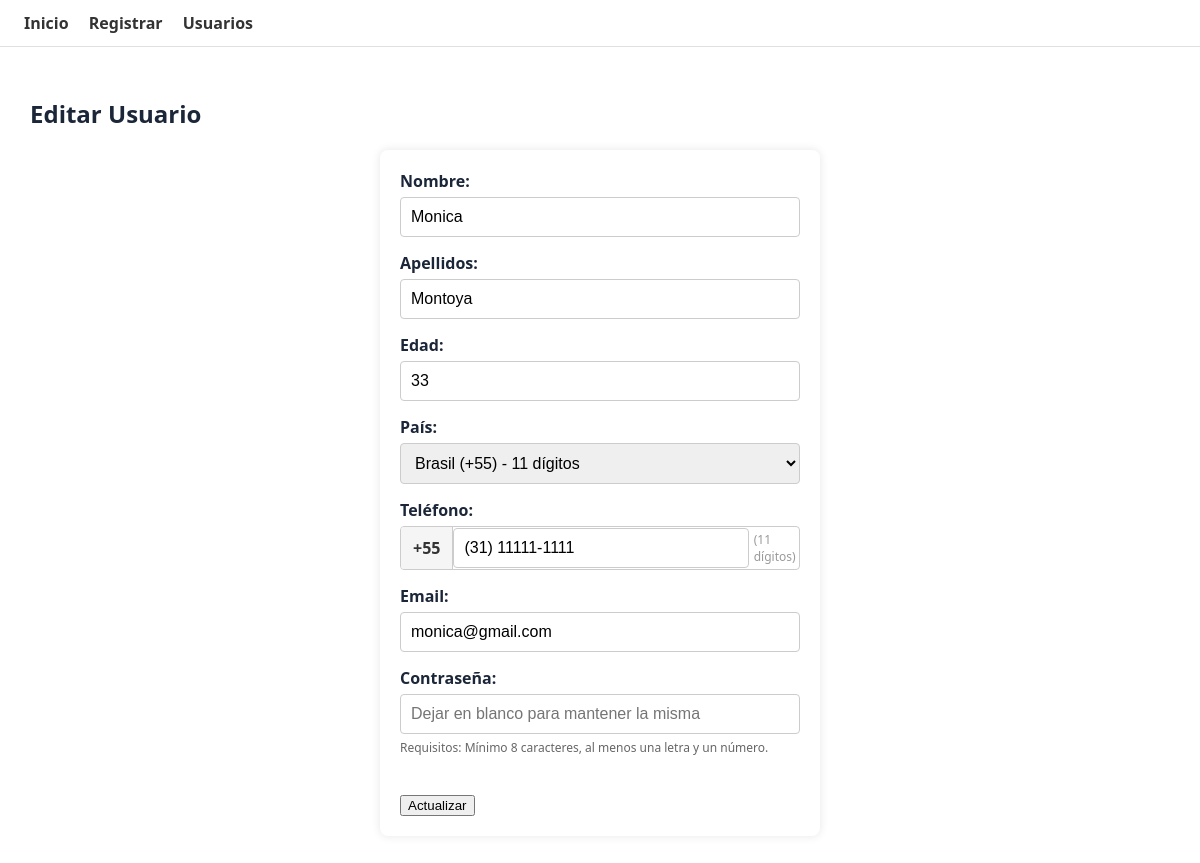
The app's page /editar/2 with its own data.
### app.py (models this page shows, shortened)
class Usuario(db.Model):
    id = db.Column(db.Integer, primary_key=True)
    email = db.Column(db.String(120), unique=True, nullable=False)
    nombre = db.Column(db.String(80), nullable=False)
    apellidos = db.Column(db.String(80), nullable=False)
    password = db.Column(db.String(200), nullable=False)
    telefono = db.Column(db.String(20), nullable=False)
    edad = db.Column(db.Integer, nullable=False)

### app.py (the view, shortened to what this page needs)
@app.route("/editar/<int:id>", methods=["GET", "POST"])
def editar(id):
    try:
        usuario = db.get_or_404(Usuario, id)
        return render_template("form.html", usuario=usuario)
    except Exception as e:
        return "Usuario no encontrado", 404

### templates/form.html (shortened to what this page needs)
{% extends "base.html" %}
{% block content %}
<h2>{% if usuario %}Editar Usuario{% else %}Registro de Usuario{% endif %}</h2>
<form method="post" class="form-container">
    <div class="form-group">
        <label for="nombre">Nombre:</label>
        <input type="text" name="nombre" id="nombre" value="{{ datos.nombre if datos else (usuario.nombre if usuario else '') }}" required pattern="[a-zA-ZáéíóúñÁÉÍÓÚÑ\s]+" placeholder="Ingresa tu nombre" title="Solo se permiten letras">
    </div>
    <div class="form-group">
        <label for="apellidos">Apellidos:</label>
        <input type="text" name="apellidos" id="apellidos" value="{{ datos.apellidos if datos else (usuario.apellidos if usuario else '') }}" required pattern="[a-zA-ZáéíóúñÁÉÍÓÚÑ\s]+" placeholder="Ingresa tus apellidos" title="Solo se permiten letras">
    </div>
    <div class="form-group">
        <label for="edad">Edad:</label>
        <input type="number" name="edad" id="edad" value="{{ datos.edad if datos else (usuario.edad if usuario else '') }}" required placeholder="Ingresa tu edad">
    </div>
    <div class="form-group">
        <label for="pais">País:</label>
        <select name="pais" id="pais" required>
            <option value="+55|11" {% if (datos and datos.prefijo == '+55') or (usuario and usuario.telefono and usuario.telefono.startswith('+55')) %}selected{% endif %}>Brasil (+55) - 11 dígitos</option>
        </select>
    </div>
    <div class="form-group">
        <label for="telefono">Teléfono:</label>
        <div class="phone-input-wrapper">
            <span id="prefijo-display">{{ datos.prefijo if datos else (usuario.telefono.split(' ',1)[0] if usuario and ' ' in usuario.telefono else '') }}</span>
            <input type="tel" name="telefono" id="telefono" value="{{ datos.telefono if datos else (usuario.telefono.split(' ',1)[1] if usuario and ' ' in usuario.telefono else (usuario.telefono if usuario else '')) }}" required maxlength="14" placeholder="600-123-456">
            <span id="digits-info" style="font-size: 12px; color: #999; margin-left: 5px;">(9 dígitos)</span>
        </div>
    </div>
    <div class="form-group">
        <label for="email">Email:</label>
        <input type="email" name="email" id="email" value="{{ datos.email if datos else (usuario.email if usuario else '') }}" required placeholder="ejemplo@dominio.com" title="Introduce una dirección de correo electrónico válido, por ejemplo: usuario@ejemplo.com">
    </div>
    <div class="form-group">
        <label for="password">Contraseña:</label>
        <input type="password" name="password" id="password" {% if not usuario %}required{% endif %} placeholder="{% if usuario %}Dejar en blanco para mantener la misma{% else %}Ingresa una contraseña{% endif %}">
        <div id="password-requirements" style="font-size: 12px; color: #666; margin-top: 5px;">
            Requisitos: Mínimo 8 caracteres, al menos una letra y un número.
        </div>
    </div>
    <br>
    <input type="submit" value="{% if usuario %}Actualizar{% else %}Guardar{% endif %}">
</form>
{% endblock %}

### static/style.css (style rules this page uses)
.form-container { background: white; padding: 20px; border-radius: 8px; box-shadow: 0 0 10px rgba(0,0,0,0.1); max-width: 400px; margin: 0 auto; }
.form-group { margin-bottom: 15px; }
.form-group label { display: block; margin-bottom: 5px; font-weight: bold; }
.form-group input { width: 100%; padding: 10px; border: 1px solid #ccc; border-radius: 4px; box-sizing: border-box; font-size: 16px; }
.form-group select { width: 100%; padding: 10px; border: 1px solid #ccc; border-radius: 4px; box-sizing: border-box; font-size: 16px; }
.phone-input-wrapper { display: flex; align-items: center; border: 1px solid #ccc; border-radius: 4px; overflow: hidden; }
.phone-input-wrapper #prefijo-display { background: #f5f5f5; padding: 10px 12px; font-weight: bold; color: #333; border-right: 1px solid #ccc; user-select: none; }

### records on screen
Usuario: nombre "Monica", apellidos "Montoya", edad "33", pais "Brasil (+55) - 11 dígitos", telefono "+55", telefono "(31) 11111-1111", email "monica@gmail.com"
